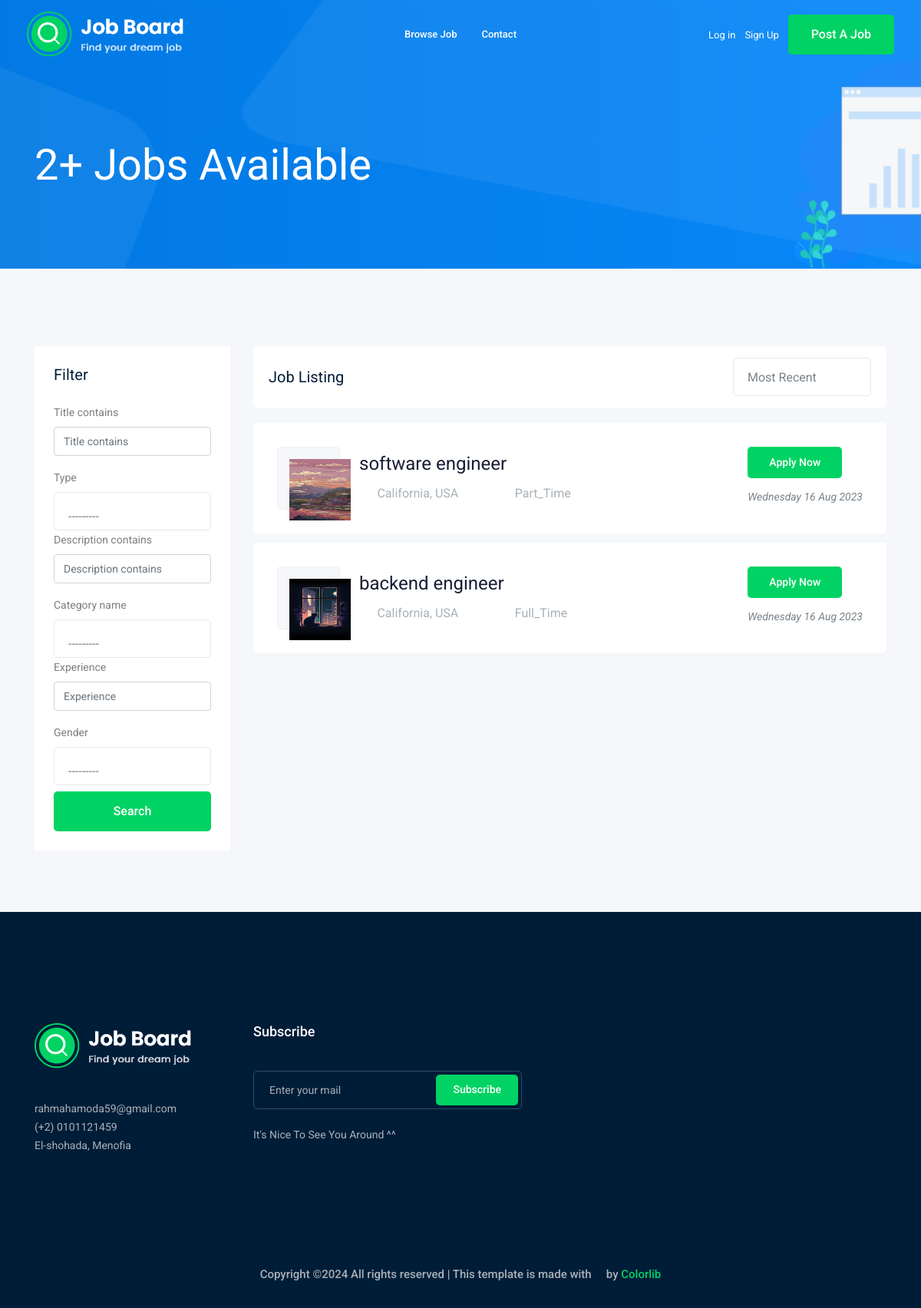
The app's page /?page=2, older data.
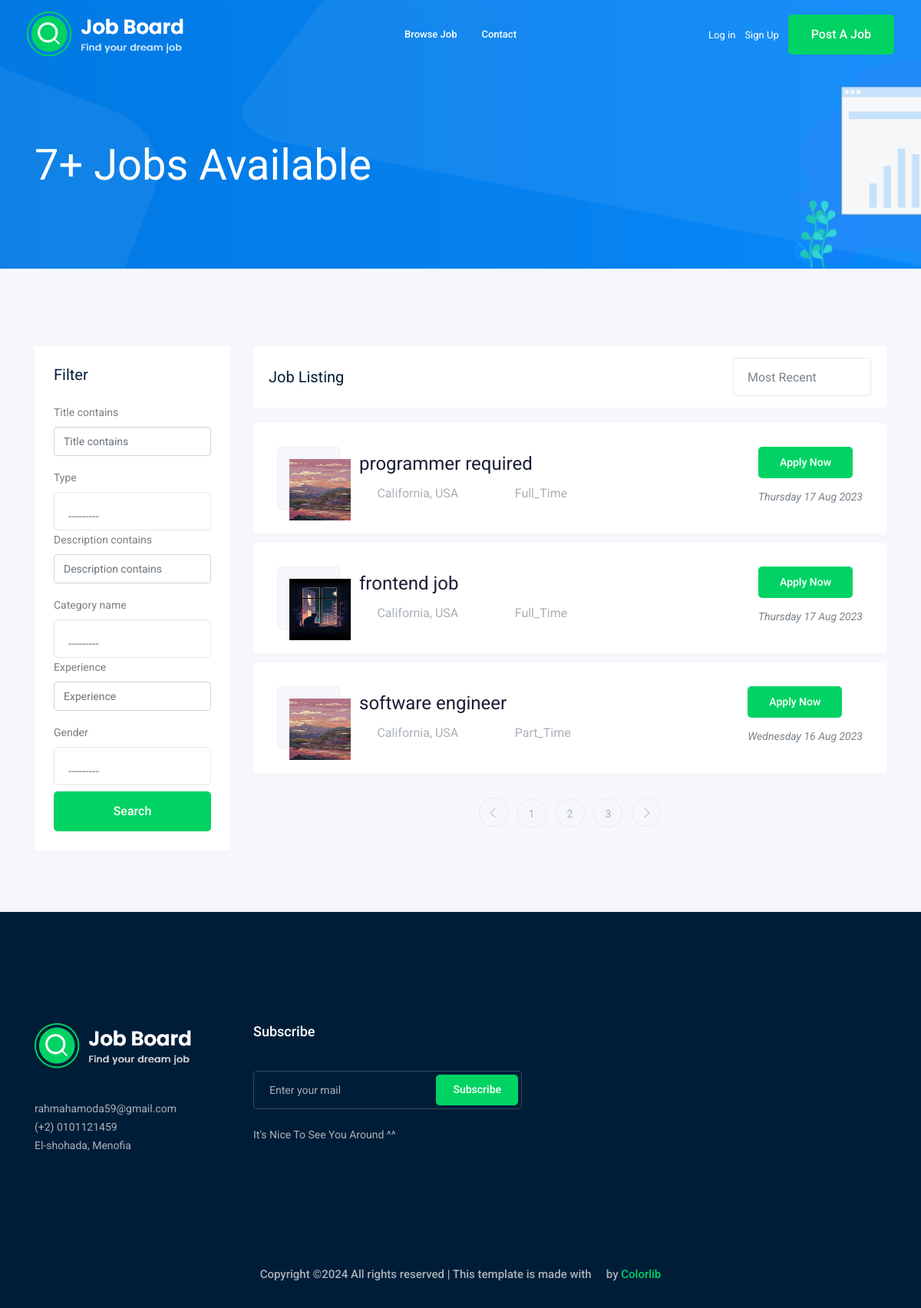
The same page, newer data.
### job/models.py (models this page shows, shortened)
class job(models.Model):
    owner = models.ForeignKey(User,on_delete=models.CASCADE )
    title = models.CharField(max_length=100)
    profile_name = models.ForeignKey(profile, on_delete = models.CASCADE, related_name ="job" )
    type = models.CharField(max_length=100,choices=JOB_TYPE)
    description = models.TextField(max_length=1000)
    puplished_at = models.DateTimeField(auto_now=True)
    vacancy = models.IntegerField(default=1)
    salary = models.IntegerField(default=0)
    category_name = models.CharField(max_length = 50 , choices =category_options, null = True, blank = True )
    experience = models.IntegerField(default=1)
    gender = models.CharField(max_length=100,choices=GENDER)
    image = models.ImageField(upload_to=image_save)
    slug = models.SlugField(blank=True,null=True)

### job/views.py (the view)
# urls.py: path('',views.all_jobs,name='all_jobs'),
def all_jobs(request):
    all_jobs = job.objects.all().order_by('-puplished_at')
    filter = JobFilter(request.GET,queryset=all_jobs)
    all_jobs = filter.qs
    num = job.objects.all().order_by("-puplished_at")[:3]
    num1 = job.objects.all().count()
    data_per_page = Paginator(all_jobs,3)#this line will appear only on job in each page
    page_num = request.GET.get("page")
    page_obj = data_per_page.get_page(page_num)
    context = {'jobs':page_obj, 'num':num,'num1':num1,'filter':filter}
    return render(request,'job/jobs.html',context)

### job/templates/job/jobs.html (shortened to what the changed rows need)
{% extends 'base.html' %}
{% load bootstrap4 %}
{% load static %}
{% block content %}
    <div class="bradcam_area bradcam_bg_1">
        <div class="container">
            <div class="row">
                <div class="col-xl-12">
                    <div class="bradcam_text">
                        <h3>{{num1}}+ Jobs Available</h3>
                    </div>
                </div>
            </div>
        </div>
    </div>
    <div class="job_listing_area plus_padding">
        <div class="container">
            <div class="row">
                <div class="col-lg-9">
                    <div class="job_lists m-0">
                        <div class="row">
                            {% for job in jobs %}
                            <div class="col-lg-12 col-md-12">
                                <div class="single_jobs white-bg d-flex justify-content-between">
                                    <div class="jobs_left d-flex align-items-center">
                                        <div class="thumb">
                                            <img src="{{job.image.url}}" alt="" height="80px" width="80px">
                                        </div>
                                        <div class="jobs_conetent">
                                            <a href="{% url 'job:job_details' job.slug %}"><h4>{{job.title}}</h4></a>
                                            <div class="links_locat d-flex align-items-center">
                                                <div class="location">
                                                    <p> <i class="fa fa-map-marker"></i> California, USA</p>
                                                </div>
                                                <div class="location">
                                                    <p> <i class="fa fa-clock-o"></i> {{job.type}}</p>
                                                </div>
                                            </div>
                                        </div>
                                    </div>
                                    <div class="jobs_right">
                                        <div class="apply_now">
                                            <a href="{% url 'job:job_details' job.slug %}" class="boxed-btn3">Apply Now</a>
                                        </div>
                                        <div class="date">
                                            <p>{{job.puplished_at|date:'l d M o'}}</p>
                                        </div>
                                    </div>
                                </div>
                            </div>
                            {% endfor %}
                        </div>
                        {% if jobs.has_other_pages %}
                        <div class="row">
                            <div class="col-lg-12">
                                <div class="pagination_wrap">
                                    <ul>
                                        {% if jobs.has_previous %}
                                        <li><a href="?page={{ jobs.previous_page_number }}"> <i class="ti-angle-left"></i> </a></li>
                                        {% endif %}
                                        {% for i in jobs.paginator.page_range %}
                                        <li><a href="?page={{i}}"><span>{{i}}</span></a></li>
                                        {% endfor %}
                                        {% if jobs.has_next %}
                                        <li><a href="?page={{ jobs.next_page_number }}"> <i class="ti-angle-right"></i> </a></li>
                                        {% endif %}
                                    </ul>
                                </div>
                            </div>
                        </div>
                        {% endif %}
                    </div>
                </div>
            </div>
        </div>
    </div>
{% endblock %}

Row changes from the older to the newer data that the page shows:
no longer on this page (row unchanged): job: image (picture), title "backend engineer", type "Full_Time", puplished_at "Wednesday 16 Aug 2023"
added job: image (picture), title "programmer required", type "Full_Time", puplished_at "Thursday 17 Aug 2023"
added job: image (placeholder picture), title "frontend job", type "Full_Time", puplished_at "Thursday 17 Aug 2023"
Text that changed along with them:
{{ num1 }}: "2" → "7"
new list line: "1"
new list line: "2"
new list line: "3"
